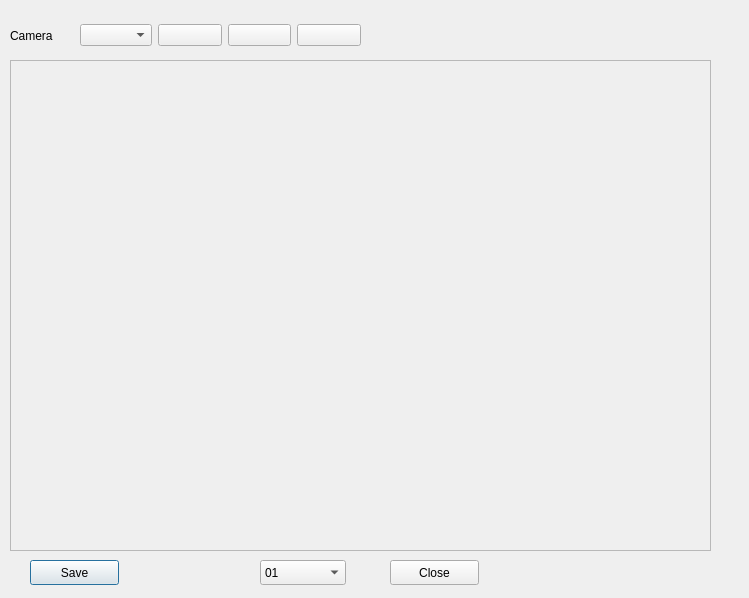
<?xml version="1.0" encoding="UTF-8"?>
<ui version="4.0">
 <class>register_Dialog</class>
 <widget class="QDialog" name="register_Dialog">
  <property name="geometry">
   <rect>
    <x>0</x>
    <y>0</y>
    <width>749</width>
    <height>598</height>
   </rect>
  </property>
  <property name="windowTitle">
   <string>Dialog</string>
  </property>
  <widget class="QPushButton" name="re_Save_pushButton">
   <property name="geometry">
    <rect>
     <x>30</x>
     <y>560</y>
     <width>89</width>
     <height>25</height>
    </rect>
   </property>
   <property name="text">
    <string>Save</string>
   </property>
  </widget>
  <widget class="QComboBox" name="comboBox">
   <property name="geometry">
    <rect>
     <x>260</x>
     <y>560</y>
     <width>86</width>
     <height>25</height>
    </rect>
   </property>
   <item>
    <property name="text">
     <string>01</string>
    </property>
   </item>
   <item>
    <property name="text">
     <string>02</string>
    </property>
   </item>
   <item>
    <property name="text">
     <string>03</string>
    </property>
   </item>
   <item>
    <property name="text">
     <string>04</string>
    </property>
   </item>
   <item>
    <property name="text">
     <string>05</string>
    </property>
   </item>
   <item>
    <property name="text">
     <string>06</string>
    </property>
   </item>
   <item>
    <property name="text">
     <string>07</string>
    </property>
   </item>
  </widget>
  <widget class="QPushButton" name="Close_pushButton">
   <property name="geometry">
    <rect>
     <x>390</x>
     <y>560</y>
     <width>89</width>
     <height>25</height>
    </rect>
   </property>
   <property name="text">
    <string>Close</string>
   </property>
  </widget>
  <widget class="QWidget" name="horizontalLayoutWidget">
   <property name="geometry">
    <rect>
     <x>10</x>
     <y>20</y>
     <width>351</width>
     <height>31</height>
    </rect>
   </property>
   <layout class="QHBoxLayout" name="horizontalLayout">
    <item>
     <widget class="QLabel" name="label">
      <property name="text">
       <string>Camera</string>
      </property>
     </widget>
    </item>
    <item>
     <widget class="QComboBox" name="register_Camera_comboBox"/>
    </item>
    <item>
     <widget class="QPushButton" name="Register_Zoom_In_pushButton">
      <property name="text">
       <string/>
      </property>
      <property name="iconSize">
       <size>
        <width>25</width>
        <height>25</height>
       </size>
      </property>
     </widget>
    </item>
    <item>
     <widget class="QPushButton" name="Register_Zoom_out_pushButton">
      <property name="text">
       <string/>
      </property>
      <property name="iconSize">
       <size>
        <width>25</width>
        <height>25</height>
       </size>
      </property>
     </widget>
    </item>
    <item>
     <widget class="QPushButton" name="Register_Zoom_fit_pushButton">
      <property name="text">
       <string/>
      </property>
      <property name="iconSize">
       <size>
        <width>25</width>
        <height>25</height>
       </size>
      </property>
     </widget>
    </item>
   </layout>
  </widget>
  <widget class="QScrollArea" name="scrollArea">
   <property name="geometry">
    <rect>
     <x>10</x>
     <y>60</y>
     <width>701</width>
     <height>491</height>
    </rect>
   </property>
   <property name="widgetResizable">
    <bool>true</bool>
   </property>
   <widget class="QWidget" name="scrollAreaWidgetContents">
    <property name="geometry">
     <rect>
      <x>0</x>
      <y>0</y>
      <width>699</width>
      <height>489</height>
     </rect>
    </property>
   </widget>
  </widget>
 </widget>
 <resources/>
 <connections/>
</ui>
